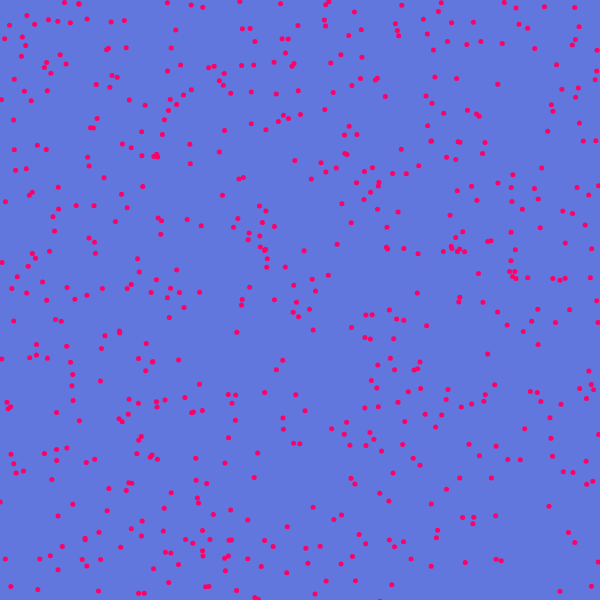
Frame 1 (no input)
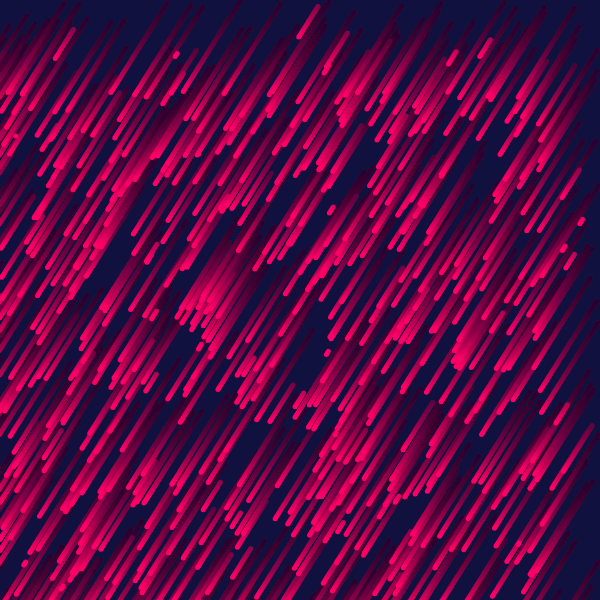
Frame 60 (no input)
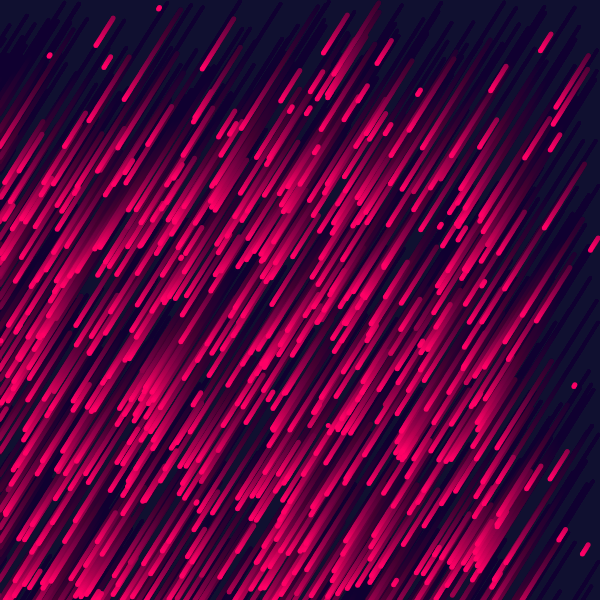
Frame 120 (the mouse pressed at the canvas centre since frame 60)

The p5.js sketch that drew these frames (run headless with seeded random() and noise() and a simulated clock; from frame 60 on, the mouse is pressed at the canvas centre):

// p5.js sketch
// ── sketch.js
let particles = []
let num = 600
let scaleValue = 0.0 // how zoomed in the noise is
let speed = 1.8

let colorA, colorB

function setup() {
  createCanvas(600, 600)
  background('#647be3')
  colorA = color('#00aaff')
  colorB = color('#ff0066')
  for (let i = 0; i < num; i++) {
    particles.push(makeParticle())
  }
}

// born somewhere random, lives for a random time
function makeParticle() {
  return {
    x: random(width),
    y: random(height),
    life: random(100, 300)
  }
}

function draw() {
  // very see-through background = long trails
   background(20, 22, 31, 8)
 for (let i = 0; i < particles.length; i++) {
    let p = particles[i]

    // noise (0 to 1) becomes an angle (0 to two full turns)
    let n = noise(p.x * scaleValue, p.y * scaleValue, frameCount * 0.0)
    let angle = n * TWO_PI * 2

    // move one step in that direction (cos for x, sin for y)
    p.x += cos(angle) * speed
    p.y += sin(angle) * speed
    p.life -= 1

    // noise is mostly between 0.3 and 0.7, so stretch it to use both colors
    stroke(lerpColor(colorA, colorB, map(n, 0.2, 0.8, 1, 1, true)))
    strokeWeight(5)
    point(p.x, p.y)

    // die when old or off the canvas, then start again
    if (p.life <= 0 || p.x < 0 || p.x > width || p.y < 0 || p.y > height) {
      particles[i] = makeParticle()
      
    }
  }
}
